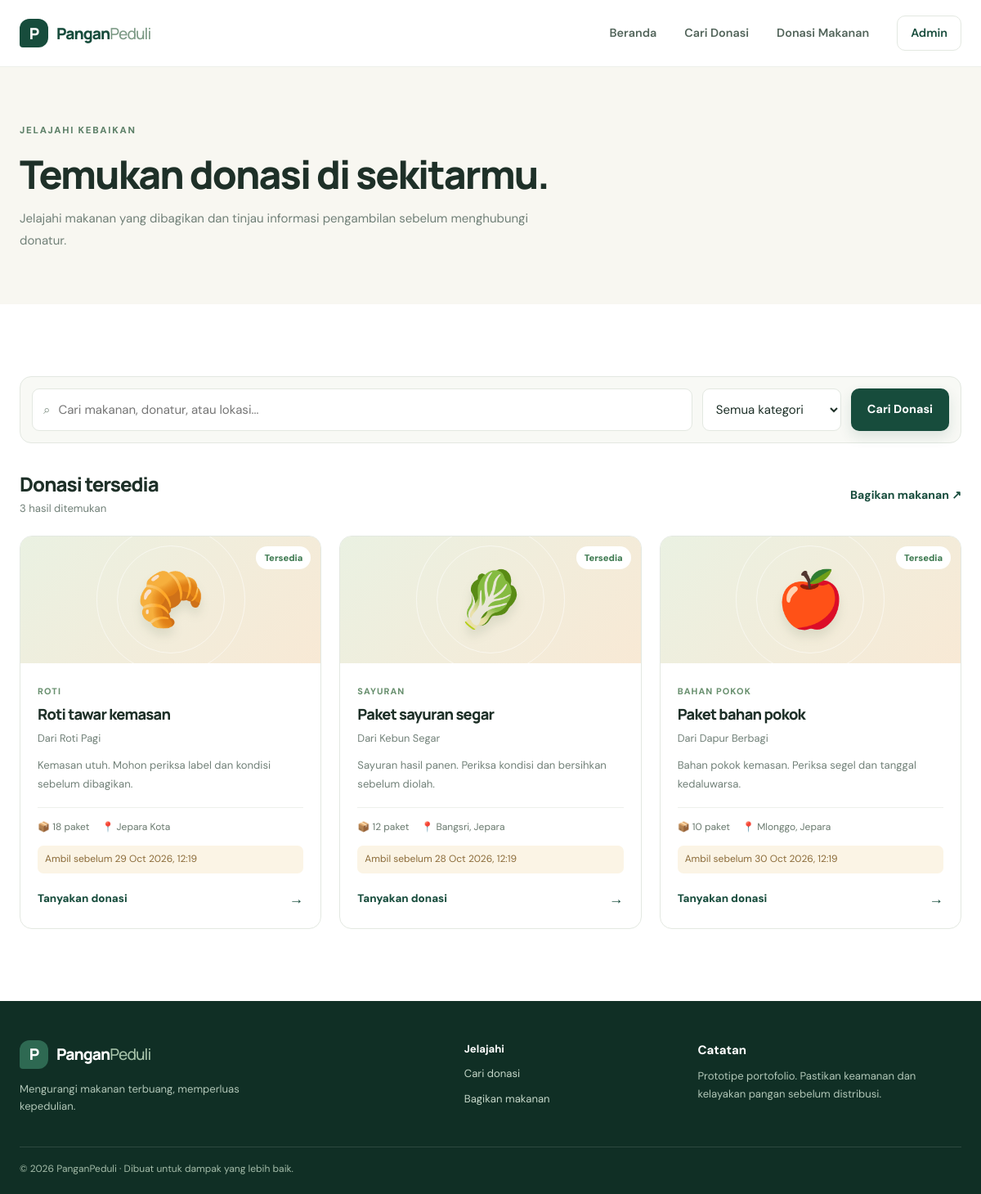
The app's page /donasi.php with its own data.
### tables this page shows
CREATE TABLE donations (
  id INT UNSIGNED AUTO_INCREMENT PRIMARY KEY,
  donor_name VARCHAR(100) NOT NULL,
  email VARCHAR(190) NOT NULL,
  title VARCHAR(120) NOT NULL,
  category ENUM('Buah','Sayuran','Roti','Makanan Siap Saji','Bahan Pokok','Lainnya') NOT NULL,
  quantity INT UNSIGNED NOT NULL,
  unit ENUM('porsi','paket','kg','buah','kotak','bungkus') NOT NULL DEFAULT 'porsi',
  location VARCHAR(180) NOT NULL,
  expiry_at DATETIME NOT NULL,
  description VARCHAR(1200) DEFAULT NULL,
  status ENUM('Tersedia','Dipesan','Diambil','Selesai','Ditolak') NOT NULL DEFAULT 'Tersedia',
  created_at TIMESTAMP DEFAULT CURRENT_TIMESTAMP,
  INDEX idx_status_expiry (status, expiry_at),
  INDEX idx_category (category),
  INDEX idx_created_at (created_at)
);

### includes/functions.php (called while the page is built, shortened)
<?php
function e(?string $value): string {
    return htmlspecialchars($value ?? '', ENT_QUOTES, 'UTF-8');
}

### donasi.php (the view, shortened to what this page needs)
<?php
require_once __DIR__ . '/config/database.php';
require_once __DIR__ . '/includes/functions.php';
$q = trim((string)($_GET['q'] ?? ''));
$sql = "SELECT id, title, category, quantity, unit, location, expiry_at, donor_name, description FROM donations WHERE status='Tersedia' AND expiry_at > NOW()";
$params = [];
$sql .= " ORDER BY created_at DESC";
$stmt = $pdo->prepare($sql); $stmt->execute($params); $donations = $stmt->fetchAll();
require __DIR__ . '/includes/header.php';
?>
<section class="page-hero"><div class="container"><span class="eyebrow">JELAJAHI KEBAIKAN</span><h1>Temukan donasi di sekitarmu.</h1><p>Jelajahi makanan yang dibagikan dan tinjau informasi pengambilan sebelum menghubungi donatur.</p></div></section>
<section class="section"><div class="container">
  <form class="filter-bar" method="get"><label class="search-field"><span>⌕</span><input type="search" name="q" value="<?= e($q) ?>" placeholder="Cari makanan, donatur, atau lokasi..."></label><select name="kategori" aria-label="Filter kategori"><option value="">Semua kategori</option></select><button class="btn btn-primary" type="submit">Cari Donasi</button></form>
  <div class="results-heading"><div><h2>Donasi tersedia</h2><p><?= count($donations) ?> hasil ditemukan</p></div><a class="text-link" href="buat-donasi.php">Bagikan makanan ↗</a></div>
  <?php if ($donations): ?><div class="donation-grid">
  <?php foreach ($donations as $item): ?>
    <article class="donation-card"><div class="food-card-art"><span><?= $item['category'] === 'Sayuran' ? '🥬' : ($item['category'] === 'Roti' ? '🥐' : ($item['category'] === 'Makanan Siap Saji' ? '🍱' : '🍎')) ?></span><span class="status-pill">Tersedia</span></div><div class="donation-body"><span class="category-label"><?= e($item['category']) ?></span><h3><?= e($item['title']) ?></h3><p class="donor-line">Dari <?= e($item['donor_name']) ?></p><p class="card-description"><?= e($item['description']) ?></p><div class="card-meta"><span>📦 <?= (int)$item['quantity'] . ' ' . e($item['unit']) ?></span><span>📍 <?= e($item['location']) ?></span></div><div class="expiry-note">Ambil sebelum <?= date('d M Y, H:i', strtotime($item['expiry_at'])) ?></div><a class="card-link" href="mailto:admin@panganpeduli.local?subject=Informasi%20donasi%20<?= rawurlencode($item['title']) ?>">Tanyakan donasi <span>→</span></a></div></article>
  <?php endforeach; ?></div><?php else: ?><div class="empty-state"><span>🔎</span><h3>Belum ada donasi yang cocok</h3><p>Coba kata kunci atau kategori lain, atau jadilah donatur pertama.</p><a class="btn btn-primary" href="buat-donasi.php">Buat Donasi</a></div><?php endif; ?>
</div></section>
<?php require __DIR__ . '/includes/footer.php'; ?>

### assets/css/style.css (style rules this page uses)
:root { --green:#174c3c;--green-dark:#10382d;--green-mid:#2f7159;--mint:#e9f2eb;--cream:#f8f7f1;--cream2:#f0eee5;--ink:#1e3028;--muted:#718078;--line:#e3e8e1;--white:#fff;--gold:#e3b765;--shadow:0 16px 42px rgba(26,61,45,.08) }
* { box-sizing:border-box }
html { scroll-behavior:smooth }
body { margin:0;background:#fff;color:var(--ink);font-family:'DM Sans',sans-serif;font-size:15px;line-height:1.65 }
h1,h2,h3 { font-family:Manrope,sans-serif;line-height:1.2;letter-spacing:-.04em;margin:0;color:var(--ink) }
h1 { font-size:clamp(2.5rem,5vw,4.45rem);font-weight:800 }
h2 { font-size:clamp(1.8rem,3vw,2.65rem);font-weight:800 }
h3 { font-size:1.14rem;font-weight:750 }
p { margin:0;color:var(--muted) }
a { color:inherit;text-decoration:none }
button,input,select,textarea { font:inherit }
.container { width:min(1160px,calc(100% - 48px));margin-inline:auto }
.eyebrow { display:inline-flex;align-items:center;gap:9px;color:#5d8068;font-size:.72rem;font-weight:800;letter-spacing:.15em }
.btn { display:inline-flex;align-items:center;justify-content:center;gap:14px;border:1px solid transparent;border-radius:10px;padding:13px 19px;font-size:.9rem;font-weight:700;cursor:pointer;transition:transform .2s,background .2s }
.btn-primary { background:var(--green);color:#fff;box-shadow:0 7px 16px #174c3c20 }
.section { padding:88px 0 }
.text-link { color:var(--green);font-weight:700;font-size:.88rem;white-space:nowrap }
.donation-grid { display:grid;grid-template-columns:repeat(3,minmax(0,1fr));gap:22px }
.donation-card { border:1px solid var(--line);border-radius:15px;overflow:hidden;background:#fff;transition:transform .2s,box-shadow .2s }
.food-card-art { height:155px;background:linear-gradient(135deg,#eaf1e2,#f8e9d5);display:grid;place-items:center;position:relative;overflow:hidden }
.food-card-art:before,.food-card-art:after { content:"";position:absolute;border:1px solid #fff8;border-radius:50%;width:180px;height:180px }
.food-card-art:after { width:130px;height:130px }
.food-card-art>span:first-child { font-size:4.2rem;z-index:1;filter:drop-shadow(0 9px 6px #314b241b) }
.food-card-art .status-pill { position:absolute;right:12px;top:12px;border-radius:30px;background:#fff;color:#3d7950;font-size:.7rem;font-weight:800;padding:5px 10px;z-index:2 }
.donation-body { padding:21px }
.category-label { color:#69906f;text-transform:uppercase;letter-spacing:.1em;font-size:.68rem;font-weight:800 }
.donation-body h3 { margin:7px 0 }
.donor-line { font-size:.8rem }
.card-description { font-size:.82rem;margin-top:12px;line-height:1.7 }
.card-meta { display:flex;flex-wrap:wrap;gap:9px 15px;margin-top:17px;padding-top:14px;border-top:1px solid #eef0eb;color:#69796e;font-size:.75rem }
.card-link { display:flex;justify-content:space-between;align-items:center;margin-top:17px;color:var(--green);font-size:.84rem;font-weight:800 }
.card-link span { font-size:1.1rem }
.expiry-note { font-size:.75rem;color:#8b6b39;background:#fbf4e5;border-radius:7px;padding:7px 9px;margin-top:12px }
.page-hero { background:var(--cream);padding:64px 0 }
.page-hero h1 { font-size:clamp(2.2rem,4vw,3.35rem);margin:13px 0 }
.page-hero p { max-width:660px;line-height:1.8 }
.filter-bar { display:flex;gap:12px;margin-bottom:36px;padding:14px;background:#f8f9f5;border:1px solid var(--line);border-radius:14px }
.search-field { display:flex;align-items:center;gap:10px;flex:1;background:#fff;border:1px solid var(--line);border-radius:9px;padding:0 13px;color:#809084 }
.search-field input { width:100%;border:0;outline:0;padding:12px 0;background:transparent }
.filter-bar select,.table-heading select { border:1px solid var(--line);border-radius:9px;padding:0 12px;background:#fff;color:var(--ink);min-width:170px }
.results-heading { display:flex;align-items:center;justify-content:space-between;margin-bottom:22px }
.results-heading h2 { font-size:1.5rem;margin-bottom:4px }
.results-heading p { font-size:.82rem }

### records on screen
donations: category "ROTI", title "Roti tawar kemasan", donor_name "Roti Pagi", description "Kemasan utuh. Mohon periksa label dan kondisi sebelum dibagikan.", quantity "18", unit "paket", location "Jepara Kota", expiry_at "29 Oct 2026, 12:19"
donations: category "SAYURAN", title "Paket sayuran segar", donor_name "Kebun Segar", description "Sayuran hasil panen. Periksa kondisi dan bersihkan sebelum diolah.", quantity "12", unit "paket", location "Bangsri, Jepara", expiry_at "28 Oct 2026, 12:19"
donations: category "BAHAN POKOK", title "Paket bahan pokok", donor_name "Dapur Berbagi", description "Bahan pokok kemasan. Periksa segel dan tanggal kedaluwarsa.", quantity "10", unit "paket", location "Mlonggo, Jepara", expiry_at "30 Oct 2026, 12:19"

### other values on screen
count($donations) "3"
